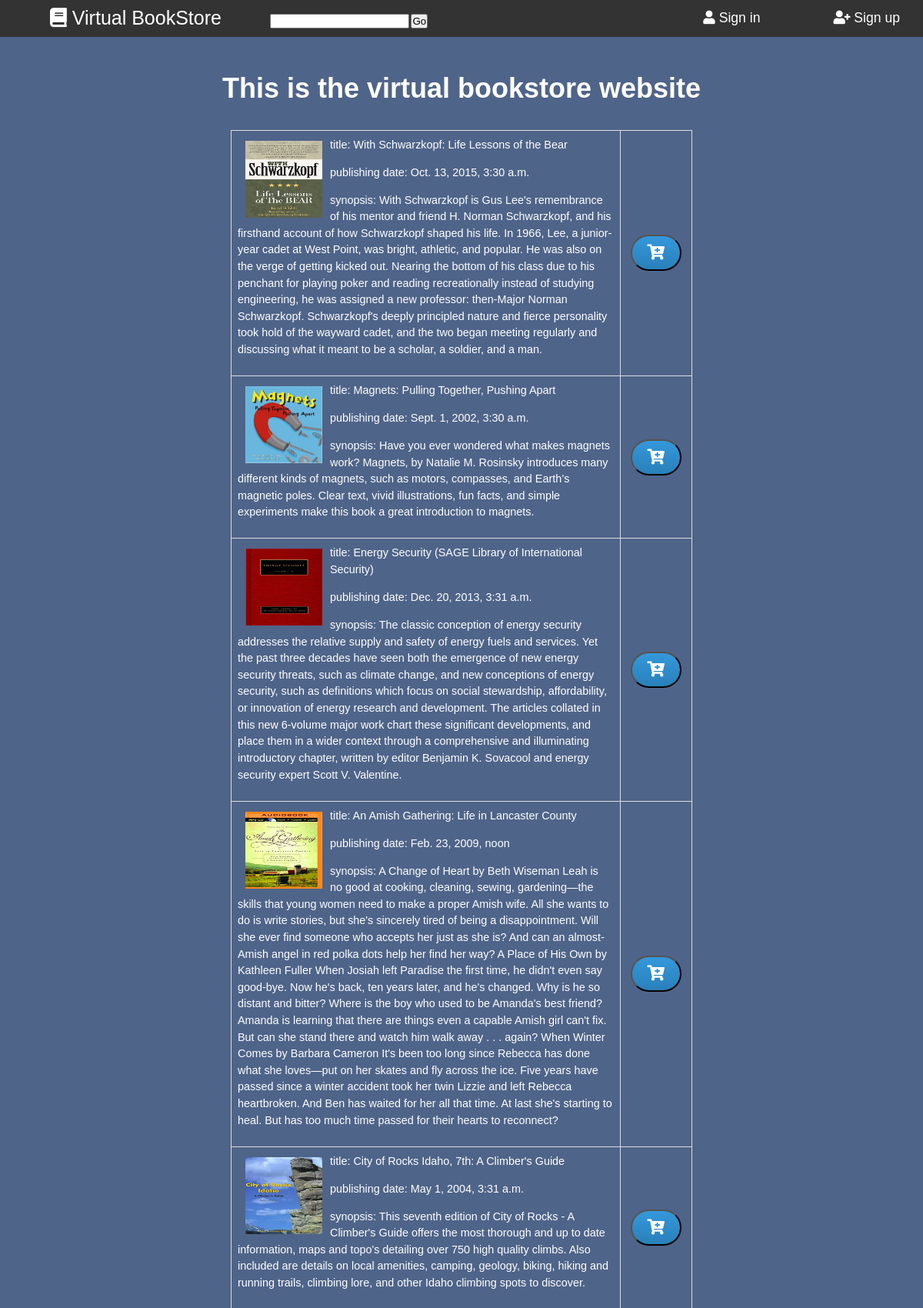
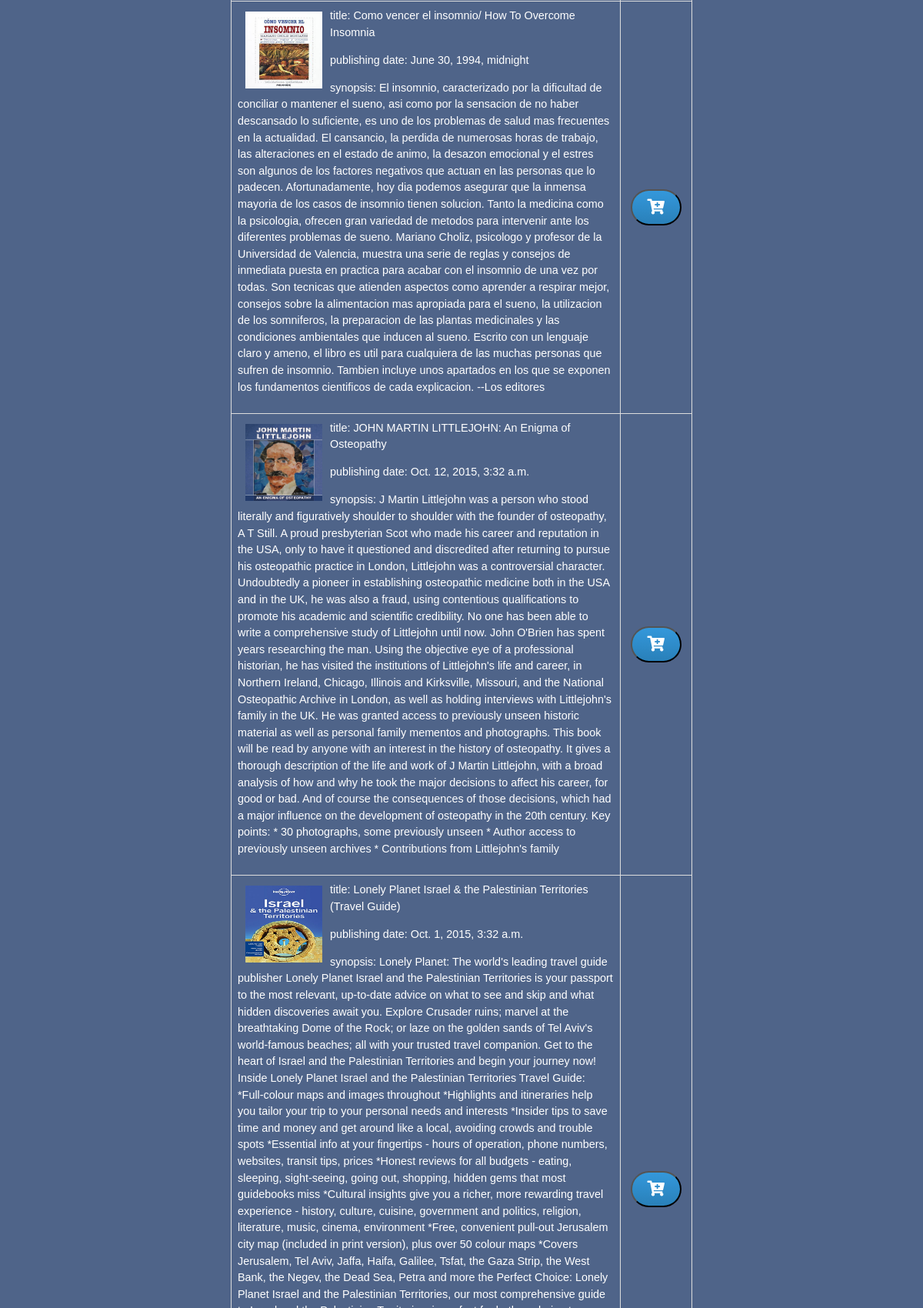
The page / (upper part) on the database its author committed (2 pictures, top to bottom).
### main_site/models.py (models this page shows, shortened)
class Book(models.Model):
    title = models.CharField(max_length=200)
    pub_date = models.DateTimeField('date published', null=True,  blank=True)
    synopsis = models.TextField(max_length=2500,blank=True)
    path_to_img = models.CharField(max_length=260)
    buy_price = models.FloatField(blank=True, null=True)
    rent_price = models.FloatField(blank=True, null=True)
    authors = models.ManyToManyField(Author, through="Book_Author")
    genres  = models.ManyToManyField(Genre, through="Book_Genre")

### main_site/views.py (the view)
# urls.py: path('', views.index, name='index'),
def index(request):
    books_to_propose = []
    num_visits=request.session.get('num_visits', 0)
    request.session['num_visits'] = num_visits+1
    books = Book.objects.all()
    books_to_propose = list(books)
    context= {'num_visits':num_visits,
              'books_to_propose': books_to_propose
             }
    return render(request, 'main_site/index.html', context)

### main_site/templates/main_site/index.html (shortened to what this page needs)
{% extends "base.html" %}
{% block newlinks %}
    {% load static %}
    <link rel="stylesheet" href="{% static "css/index.css" %}">
{% endblock %}
{% block content %}
    <table id="discount-books">
    {% for book in books_to_propose %}
    <tr>
        <td>{% include "book.html" with book_desc=book %}</td>
        <td> <button class="btn" type="button"><i class="fas fa-cart-plus"></i></button> </td>
    </tr>
    {% endfor %}
    </table>
{% endblock %}

### static/templates/base.html (shortened to what this page needs)
<!DOCTYPE html PUBLIC "-//W3C//DTD XHTML 1.0 Strict//EN"
"http://www.w3.org/TR/xhtml1/DTD/xhtml1-strict.dtd">
<html xmlns="http://www.w3.org/1999/xhtml" lang="en" xml:lang="en">
<head>
    {% load static %}
    <link rel="stylesheet" href="{% static "css/styles.css" %}">
    <link rel="stylesheet" href="https://use.fontawesome.com/releases/v5.0.10/css/all.css">
    {% block newlinks %}
    {% endblock %}
</head>
<body>
{% block navbar %}
{% include "base_navbar.html" %}
{% endblock %}
<div class="text-section">
    <h1>This is the virtual bookstore website</h1>
    <div class="block-content">
        {% block content %}
        {% endblock %}
    </div>
</div>
</body>
</html>

### static/templates/base_navbar.html
{% block navbar %}
<div class="navbar-element">
    <ul>
        <li id="masthead_name"><a href="{% url 'main_site:index' %}"><i class="fas fa-book"></i> Virtual BookStore</a></li>
        <li id="navbar-search">{% include "search.html" %}</li>
        {% if not user.is_authenticated %}
        <li class="navbar-right"><a href="{% url 'main_site:signup' %}"><i class="fas fa-user-plus"></i> Sign up</a></li>
        <li class="navbar-right"><a href="{% url 'main_site:signin' %}"><i class="fas fa-user"></i> Sign in</a></li>
        {% else %}
        <li class="navbar-right"><a href="{% url 'main_site:logout' %}">Sign out</a></li>
        <li class="navbar-right"><a href="{% url 'main_site:index' %}">Cart</a></li>
        {% endif %}
    </ul>
</div>
{% endblock %}

### static/templates/search.html (shortened to what this page needs)
{% block search %}
<div id="search-form">
    <form action="{% url 'main_site:search' %}" method="post">
        <input name="research" id="string_to_look_for" type="text">
        <input type="submit" value="Go">
    </form>
</div>
{% endblock %}

### static/templates/book.html (shortened to what this page needs)
{% block book %}
<div class='book'>
    {% load static %}
    {% if book_desc.path_to_img %} <img id='books-img' src="{% static book_desc.path_to_img %}"> {% endif %}
    {% if book_desc.title %} <p id='books-title'> title: {{ book_desc.title }} </p> {% endif %}
    {% if book_desc.pub_date %} <p id='books-pubdate'> publishing date: {{ book_desc.pub_date }} </p> {% endif %}
    {% if book_desc.synopsis %} <p id='books-synopsis'> synopsis: {{ book_desc.synopsis }} </p> {% endif %}
</div>
{% endblock %}

### static/css/styles.css (style rules this page uses)
* { margin: 0; padding: 0; }
html { font-size: 100%; height: 100%; }
body { min-height: 92%; padding-bottom: 3%; font-size: 62.5%; font-family: Verdana, Arial, Helvetica, sans-serif; position:relative; line-height: 1.5; background-color: rgb(79,100,137); color: rgb(255,255,255); }
h1 { font-size: 3em; margin-bottom: 0.75em; }
p { font-size: 1.2em; margin-bottom: 1.0em; }
.navbar-right { float: right; margin: 5px 35px; font-size: 1.1em; white-space: nowrap; }
.navbar-element { width: 100%; margin-bottom: 4em; padding: 0.5em; background-color: #333333; }
.navbar-element ul { list-style: none; }
.navbar-element ul li { color: rgb(255,255,255); display: inline-block; margin-left: 5%; }
.navbar-element #masthead_name { margin-right: auto; font-size: 2.5em; }
.navbar-element li#masthead_name a { text-decoration: none; color: rgb(255,255,255); }
.navbar-element ul li.navbar-right a { margin-right: 5%; color: rgb(255,255,255); font-size: 1.6em; text-decoration: none; }
.text-section { padding: 0; margin: 0 auto 20px auto; width: 800px; font-size: 1.2em; text-align: center; }
.btn { background: #3498db; background-image: -webkit-linear-gradient(top, #3498db, #2980b9); background-image: -moz-linear-gradient(top, #3498db, #2980b9); background-image: -ms-linear-gradient(top, #3498db, #2980b9); background-image: -o-linear-gradient(top, #3498db, #2980b9); background-image: linear-gradient(to bottom, #3498db, #2980b9); -webkit-border-radius: 28; -moz-border-radius: 28; border-radius: 28px; font-family: Arial; color: #ffffff; font-size: 20px; padding: 10px 20px 10px 20px; text-decoration: none; }

### static/css/index.css (style rules this page uses)
#discount-books { margin: auto; border-collapse: collapse; width: 75%; }
#discount-books img { float: left; margin: 5px 10px; height: 100px; width: 100px; }
#discount-books button { margin: auto 5px; }
#discount-books td, #discount-books th { border: 1px solid #ddd; text-align: left; padding: 8px; }

### rows shown on the page
Book: path_to_img (picture), title "With Schwarzkopf: Life Lessons of the Bear", pub_date "Oct. 13, 2015, 3:30 a.m.", synopsis "With Schwarzkopf is Gus Lee's remembrance of his mentor and friend H. Norman Schwarzkopf, and his firsthand account of how Schwarzkopf shaped his life. In 1966, Lee, a junior-year cadet at West Point, was bright, athletic, and popular. He was also on the verge of getting kicked out. Nearing the bottom of his class due to his penchant for playing poker and reading recreationally instead of studying engineering, he was assigned a new professor: then-Major Norman Schwarzkopf. Schwarzkopf's deeply principled nature and fierce personality took hold of the wayward cadet, and the two began meeting regularly and discussing what it meant to be a scholar, a soldier, and a man."
Book: path_to_img (picture), title "Magnets: Pulling Together, Pushing Apart", pub_date "Sept. 1, 2002, 3:30 a.m.", synopsis "Have you ever wondered what makes magnets work? Magnets, by Natalie M. Rosinsky introduces many different kinds of magnets, such as motors, compasses, and Earth’s magnetic poles. Clear text, vivid illustrations, fun facts, and simple experiments make this book a great introduction to magnets."
Book: path_to_img (picture), title "Energy Security (SAGE Library of International Security)", pub_date "Dec. 20, 2013, 3:31 a.m.", synopsis "The classic conception of energy security addresses the relative supply and safety of energy fuels and services. Yet the past three decades have seen both the emergence of new energy security threats, such as climate change, and new conceptions of energy security, such as definitions which focus on social stewardship, affordability, or innovation of energy research and development. The articles collated in this new 6-volume major work chart these significant developments, and place them in a wider context through a comprehensive and illuminating introductory chapter, written by editor Benjamin K. Sovacool and energy security expert Scott V. Valentine."
Book: path_to_img (picture), title "An Amish Gathering: Life in Lancaster County", pub_date "Feb. 23, 2009, noon", synopsis "A Change of Heart by Beth Wiseman Leah is no good at cooking, cleaning, sewing, gardening—the skills that young women need to make a proper Amish wife. All she wants to do is write stories, but she's sincerely tired of being a disappointment. Will she ever find someone who accepts her just as she is? And can an almost-Amish angel in red polka dots help her find her way? A Place of His Own by Kathleen Fuller When Josiah left Paradise the first time, he didn't even say good-bye. Now he's back, ten years later, and he's changed. Why is he so distant and bitter? Where is the boy who used to be Amanda's best friend? Amanda is learning that there are things even a capable Amish girl can't fix.…"
Book: path_to_img (picture), title "City of Rocks Idaho, 7th: A Climber's Guide", pub_date "May 1, 2004, 3:31 a.m.", synopsis "This seventh edition of City of Rocks - A Climber's Guide offers the most thorough and up to date information, maps and topo's detailing over 750 high quality climbs. Also included are details on local amenities, camping, geology, biking, hiking and running trails, climbing lore, and other Idaho climbing spots to discover."
Book: path_to_img (picture), title "Como vencer el insomnio/ How To Overcome Insomnia", pub_date "June 30, 1994, midnight", synopsis "El insomnio, caracterizado por la dificultad de conciliar o mantener el sueno, asi como por la sensacion de no haber descansado lo suficiente, es uno de los problemas de salud mas frecuentes en la actualidad. El cansancio, la perdida de numerosas horas de trabajo, las alteraciones en el estado de animo, la desazon emocional y el estres son algunos de los factores negativos que actuan en las personas que lo padecen. Afortunadamente, hoy dia podemos asegurar que la inmensa mayoria de los casos de insomnio tienen solucion. Tanto la medicina como la psicologia, ofrecen gran variedad de metodos para intervenir ante los diferentes problemas de sueno. Mariano Choliz, psicologo y profesor de la…"
Book: path_to_img (picture), title "JOHN MARTIN LITTLEJOHN: An Enigma of Osteopathy", pub_date "Oct. 12, 2015, 3:32 a.m.", synopsis "J Martin Littlejohn was a person who stood literally and figuratively shoulder to shoulder with the founder of osteopathy, A T Still. A proud presbyterian Scot who made his career and reputation in the USA, only to have it questioned and discredited after returning to pursue his osteopathic practice in London, Littlejohn was a controversial character. Undoubtedly a pioneer in establishing osteopathic medicine both in the USA and in the UK, he was also a fraud, using contentious qualifications to promote his academic and scientific credibility. No one has been able to write a comprehensive study of Littlejohn until now. John O'Brien has spent years researching the man. Using the objective…"
Book: path_to_img (picture), title "Lonely Planet Israel & the Palestinian Territories (Travel Guide)", pub_date "Oct. 1, 2015, 3:32 a.m."
